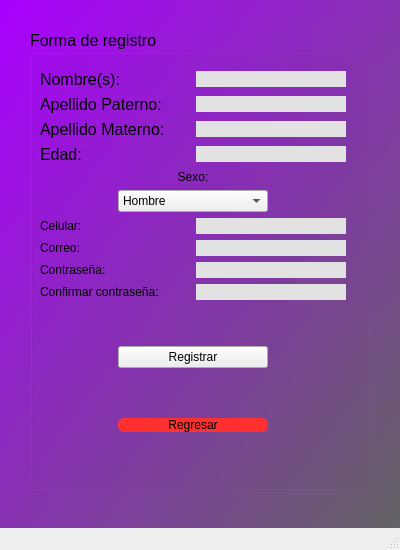
<?xml version="1.0" encoding="UTF-8"?>
<ui version="4.0">
 <class>MainWindow</class>
 <widget class="QMainWindow" name="MainWindow">
  <property name="geometry">
   <rect>
    <x>0</x>
    <y>0</y>
    <width>400</width>
    <height>550</height>
   </rect>
  </property>
  <property name="minimumSize">
   <size>
    <width>400</width>
    <height>550</height>
   </size>
  </property>
  <property name="maximumSize">
   <size>
    <width>400</width>
    <height>550</height>
   </size>
  </property>
  <property name="windowTitle">
   <string>MainWindow</string>
  </property>
  <property name="styleSheet">
   <string notr="true">QWidget#centralwidget{
background-color: qlineargradient(spread:pad, x1:0, y1:0, x2:1, y2:1, stop:0 rgba(170, 0, 255, 255), stop:1 rgba(100, 100, 100, 255));}
	

</string>
  </property>
  <widget class="QWidget" name="centralwidget">
   <widget class="QGroupBox" name="groupBox">
    <property name="geometry">
     <rect>
      <x>30</x>
      <y>30</y>
      <width>340</width>
      <height>460</height>
     </rect>
    </property>
    <property name="font">
     <font>
      <family>MS Shell Dlg 2</family>
      <pointsize>12</pointsize>
      <weight>9</weight>
      <italic>false</italic>
      <bold>false</bold>
     </font>
    </property>
    <property name="styleSheet">
     <string notr="true">font: 75 12pt &quot;MS Shell Dlg 2&quot;;
</string>
    </property>
    <property name="title">
     <string>Forma de registro</string>
    </property>
    <widget class="QWidget" name="gridLayoutWidget">
     <property name="geometry">
      <rect>
       <x>10</x>
       <y>40</y>
       <width>306</width>
       <height>386</height>
      </rect>
     </property>
     <layout class="QGridLayout" name="gridLayout">
      <item row="6" column="0" colspan="2">
       <widget class="QLabel" name="label_6">
        <property name="text">
         <string>Celular:</string>
        </property>
       </widget>
      </item>
      <item row="3" column="0" colspan="2">
       <widget class="QLabel" name="label_4">
        <property name="font">
         <font>
          <family>MS Shell Dlg 2</family>
          <pointsize>12</pointsize>
          <weight>9</weight>
          <italic>false</italic>
          <bold>false</bold>
         </font>
        </property>
        <property name="text">
         <string>Edad:</string>
        </property>
       </widget>
      </item>
      <item row="12" column="0">
       <spacer name="verticalSpacer_3">
        <property name="orientation">
         <enum>Qt::Vertical</enum>
        </property>
        <property name="sizeHint" stdset="0">
         <size>
          <width>20</width>
          <height>40</height>
         </size>
        </property>
       </spacer>
      </item>
      <item row="8" column="2" colspan="2">
       <widget class="QLineEdit" name="line_contra">
        <property name="styleSheet">
         <string notr="true">border-radius:10px;
background-color: rgb(226, 226, 226);</string>
        </property>
        <property name="echoMode">
         <enum>QLineEdit::Password</enum>
        </property>
       </widget>
      </item>
      <item row="4" column="0" colspan="4">
       <widget class="QLabel" name="label_5">
        <property name="text">
         <string>&lt;html&gt;&lt;head/&gt;&lt;body&gt;&lt;p align=&quot;center&quot;&gt;Sexo:&lt;/p&gt;&lt;/body&gt;&lt;/html&gt;</string>
        </property>
       </widget>
      </item>
      <item row="11" column="0">
       <spacer name="verticalSpacer_2">
        <property name="orientation">
         <enum>Qt::Vertical</enum>
        </property>
        <property name="sizeHint" stdset="0">
         <size>
          <width>20</width>
          <height>40</height>
         </size>
        </property>
       </spacer>
      </item>
      <item row="8" column="0" colspan="2">
       <widget class="QLabel" name="label_8">
        <property name="text">
         <string>Contraseña:</string>
        </property>
       </widget>
      </item>
      <item row="7" column="2" colspan="2">
       <widget class="QLineEdit" name="line_correo">
        <property name="styleSheet">
         <string notr="true">border-radius:10px;
background-color: rgb(226, 226, 226);</string>
        </property>
       </widget>
      </item>
      <item row="10" column="0" colspan="4">
       <spacer name="horizontalSpacer">
        <property name="orientation">
         <enum>Qt::Horizontal</enum>
        </property>
        <property name="sizeHint" stdset="0">
         <size>
          <width>40</width>
          <height>20</height>
         </size>
        </property>
       </spacer>
      </item>
      <item row="3" column="2" colspan="2">
       <widget class="QLineEdit" name="line_edad">
        <property name="styleSheet">
         <string notr="true">border-radius:10px;
background-color: rgb(226, 226, 226);</string>
        </property>
       </widget>
      </item>
      <item row="12" column="1" colspan="2">
       <widget class="QPushButton" name="btn_regresar">
        <property name="cursor">
         <cursorShape>PointingHandCursor</cursorShape>
        </property>
        <property name="styleSheet">
         <string notr="true">border-radius:6px;
background-color: rgb(255, 48, 48);</string>
        </property>
        <property name="text">
         <string>Regresar</string>
        </property>
       </widget>
      </item>
      <item row="0" column="2" colspan="2">
       <widget class="QLineEdit" name="line_nombre">
        <property name="styleSheet">
         <string notr="true">border-radius:10px;
background-color: rgb(226, 226, 226);</string>
        </property>
       </widget>
      </item>
      <item row="11" column="3">
       <spacer name="verticalSpacer">
        <property name="orientation">
         <enum>Qt::Vertical</enum>
        </property>
        <property name="sizeHint" stdset="0">
         <size>
          <width>20</width>
          <height>40</height>
         </size>
        </property>
       </spacer>
      </item>
      <item row="1" column="2" colspan="2">
       <widget class="QLineEdit" name="line_ap">
        <property name="styleSheet">
         <string notr="true">border-radius:10px;
background-color: rgb(226, 226, 226);</string>
        </property>
       </widget>
      </item>
      <item row="2" column="0" colspan="2">
       <widget class="QLabel" name="label_3">
        <property name="font">
         <font>
          <family>MS Shell Dlg 2</family>
          <pointsize>12</pointsize>
          <weight>9</weight>
          <italic>false</italic>
          <bold>false</bold>
         </font>
        </property>
        <property name="text">
         <string>Apellido Materno:</string>
        </property>
       </widget>
      </item>
      <item row="6" column="2" colspan="2">
       <widget class="QLineEdit" name="line_cel">
        <property name="styleSheet">
         <string notr="true">border-radius:10px;
background-color: rgb(226, 226, 226);</string>
        </property>
       </widget>
      </item>
      <item row="2" column="2" colspan="2">
       <widget class="QLineEdit" name="line_am">
        <property name="styleSheet">
         <string notr="true">border-radius:10px;
background-color: rgb(226, 226, 226);</string>
        </property>
       </widget>
      </item>
      <item row="1" column="0" colspan="2">
       <widget class="QLabel" name="label_2">
        <property name="font">
         <font>
          <family>MS Shell Dlg 2</family>
          <pointsize>12</pointsize>
          <weight>9</weight>
          <italic>false</italic>
          <bold>false</bold>
         </font>
        </property>
        <property name="text">
         <string>Apellido Paterno:</string>
        </property>
       </widget>
      </item>
      <item row="0" column="0" colspan="2">
       <widget class="QLabel" name="label">
        <property name="font">
         <font>
          <family>MS Shell Dlg 2</family>
          <pointsize>12</pointsize>
          <weight>9</weight>
          <italic>false</italic>
          <bold>false</bold>
         </font>
        </property>
        <property name="text">
         <string>Nombre(s):</string>
        </property>
       </widget>
      </item>
      <item row="11" column="1" colspan="2">
       <widget class="QPushButton" name="btn_registrar">
        <property name="cursor">
         <cursorShape>PointingHandCursor</cursorShape>
        </property>
        <property name="styleSheet">
         <string notr="true">border-radius:6px;
background-color: rgb(170, 170, 255);

QPushButton#pushButton:pressed{
background-color: rgb(132, 66, 198);

}</string>
        </property>
        <property name="text">
         <string>Registrar</string>
        </property>
       </widget>
      </item>
      <item row="9" column="0" colspan="2">
       <widget class="QLabel" name="label_9">
        <property name="text">
         <string>Confirmar contraseña:</string>
        </property>
       </widget>
      </item>
      <item row="9" column="2" colspan="2">
       <widget class="QLineEdit" name="line_contra_2">
        <property name="styleSheet">
         <string notr="true">border-radius:10px;
background-color: rgb(226, 226, 226);</string>
        </property>
        <property name="echoMode">
         <enum>QLineEdit::Password</enum>
        </property>
       </widget>
      </item>
      <item row="5" column="1" colspan="2">
       <widget class="QComboBox" name="comboBox">
        <property name="editable">
         <bool>false</bool>
        </property>
        <property name="currentIndex">
         <number>0</number>
        </property>
        <property name="duplicatesEnabled">
         <bool>false</bool>
        </property>
        <item>
         <property name="text">
          <string>Hombre</string>
         </property>
        </item>
        <item>
         <property name="text">
          <string>Mujer</string>
         </property>
        </item>
       </widget>
      </item>
      <item row="12" column="3">
       <spacer name="verticalSpacer_4">
        <property name="orientation">
         <enum>Qt::Vertical</enum>
        </property>
        <property name="sizeHint" stdset="0">
         <size>
          <width>20</width>
          <height>40</height>
         </size>
        </property>
       </spacer>
      </item>
      <item row="7" column="0" colspan="2">
       <widget class="QLabel" name="label_7">
        <property name="text">
         <string>Correo:</string>
        </property>
       </widget>
      </item>
     </layout>
    </widget>
   </widget>
  </widget>
  <widget class="QMenuBar" name="menubar">
   <property name="geometry">
    <rect>
     <x>0</x>
     <y>0</y>
     <width>400</width>
     <height>21</height>
    </rect>
   </property>
  </widget>
  <widget class="QStatusBar" name="statusbar"/>
 </widget>
 <resources/>
 <connections/>
</ui>
